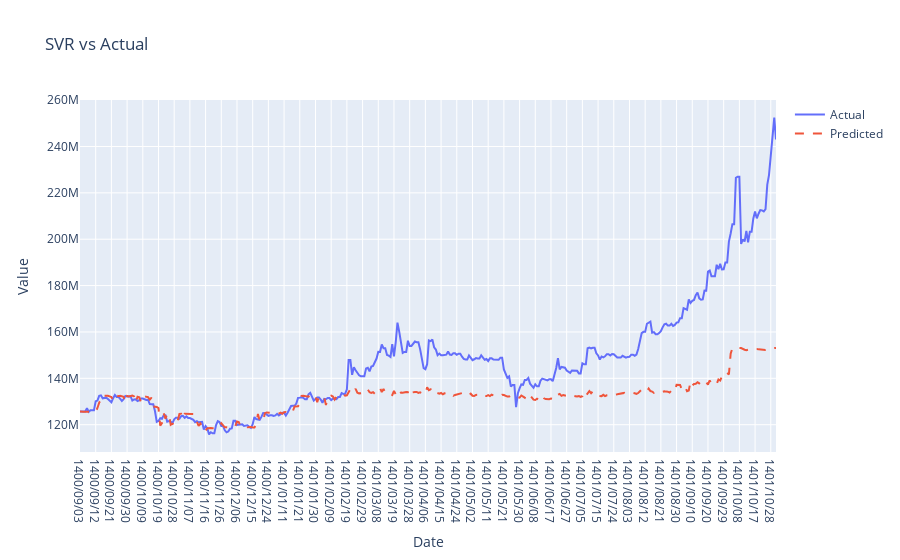

Notebook source saved alongside this figure:
### Code cell
def objective(trial):
    params = {
        'n_estimators': trial.suggest_int('n_estimators', 100, 1000),
        'max_depth': trial.suggest_int('max_depth', 3, 10),
        'min_samples_split': trial.suggest_int('min_samples_split', 2, 20),
        'min_samples_leaf': trial.suggest_int('min_samples_leaf', 1, 10),
        'max_features': trial.suggest_categorical('max_features', ['auto', 'sqrt', 'log2']),
        'bootstrap': trial.suggest_categorical('bootstrap', [True, False]),
    }

    rf = RandomForestRegressor(**params, n_jobs=-1)
    rf.fit(train_x_scaled, train_y_scaled)
    
    val_predictions_scaled = rf.predict(val_x_scaled)
    val_predictions = scaler_y.inverse_transform(val_predictions_scaled.reshape(-1, 1)).ravel()
    
    mse = mean_squared_error(val_y, val_predictions)
    return mse

study = optuna.create_study(direction='minimize')
study.optimize(objective, n_trials=100)

best_params = study.best_params

# Train the model with the best hyperparameters
rf = RandomForestRegressor(**best_params)
rf.fit(train_x_scaled, train_y_scaled)

val_predictions_scaled = rf.predict(val_x_scaled)
val_predictions = scaler_y.inverse_transform(val_predictions_scaled.reshape(-1, 1)).ravel()

# Calculate accuracy metrics
mae = mean_absolute_error(val_y, val_predictions)
mse = mean_squared_error(val_y, val_predictions)
rmse = np.sqrt(mse)
r2 = r2_score(val_y, val_predictions)

print("Best parameters:", best_params)
print("Mean Absolute Error (MAE):", mae)
print("Mean Squared Error (MSE):", mse)
print("Root Mean Squared Error (RMSE):", rmse)
print("R-squared (R2):", r2)

# Plot the predictions against the actual values
fig = go.Figure()
fig.add_trace(go.Scatter(x=Added_data.index[1100:1500], y=val_y, mode='lines', name='Actual'))
fig.add_trace(go.Scatter(x=Added_data.index[1100:1500], y=val_predictions, mode='lines', name='Predicted', line=dict(dash='dash')))
fig.update_layout(title='SVR vs Actual', xaxis_title='Date', yaxis_title='Value', hovermode='x')
fig.show()

### Figure 1 — Plotly figure (JSON) as saved in the notebook; plotly's stock layout.template omitted (floating-point values rounded to 4 significant figures; data arrays with more than 128 entries replaced by an {"elided": "..."} marker saying what was removed)
{"data": [{"mode": "lines", "name": "Actual", "type": "scatter", "x": {"elided": "400 str values"}, "y": {"elided": "600 int values"}}, {"line": {"dash": "dash"}, "mode": "lines", "name": "Predicted", "type": "scatter", "x": {"elided": "400 str values"}, "y": {"elided": "600 float values"}}], "layout": {"hovermode": "x", "title": {"text": "SVR vs Actual"}, "xaxis": {"title": {"text": "Date"}}, "yaxis": {"title": {"text": "Value"}}}}
